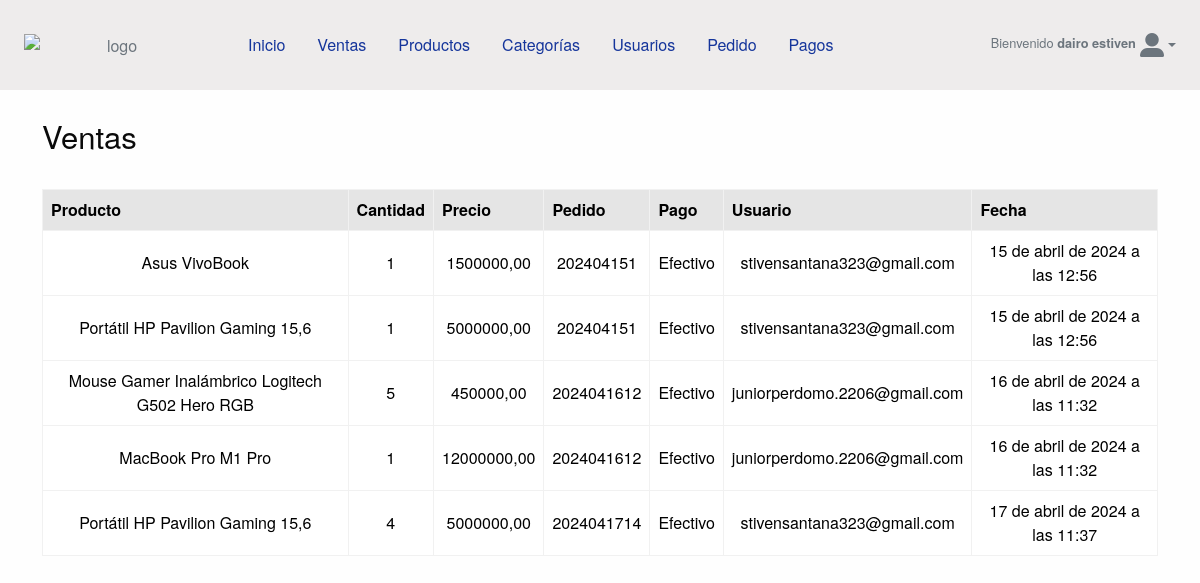
/pedido/admin/venta/ (signed in), run on an earlier commit of the app's database.
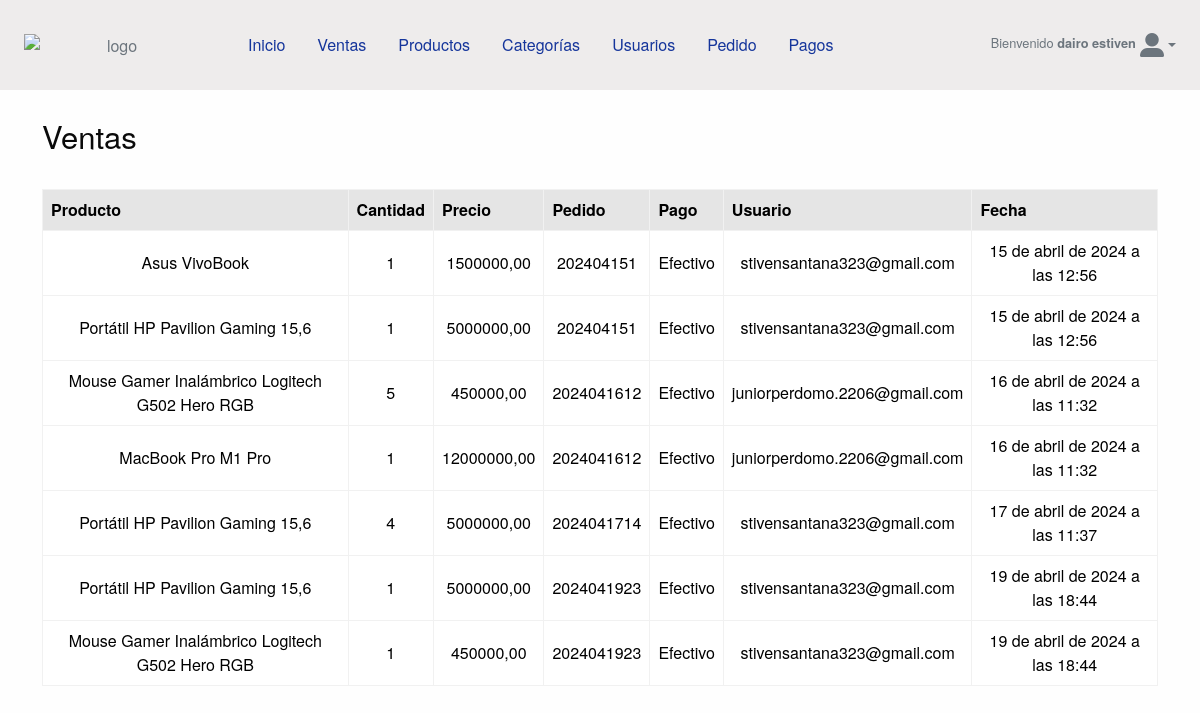
And on a later commit of the database.
### pedido/models.py (models this page shows, shortened)
class Ventas(models.Model):
    pedido = models.ForeignKey(Pedido, on_delete=models.CASCADE)
    pago = models.ForeignKey(Pago, on_delete=models.CASCADE)
    usuario = models.ForeignKey(Cuenta, on_delete=models.CASCADE)
    producto = models.ForeignKey(Producto, on_delete=models.CASCADE)
    cantidad = models.IntegerField()
    precio = models.DecimalField(max_digits=12, decimal_places=2, null=True)
    total = models.DecimalField(max_digits=12, decimal_places=2, null=True)
    fecha = models.DateTimeField(default=timezone.now)

class Pedido(models.Model):
    usuario = models.ForeignKey(Cuenta, on_delete=models.SET_NULL, null=True)
    pago = models.ForeignKey(Pago, on_delete=models.CASCADE, blank=True, null=True)
    numero_pedido = models.CharField(max_length=50)
    correo_electronico = models.EmailField(max_length=100)
    nombre = models.CharField(max_length=50)
    apellido = models.CharField(max_length=50)
    telefono = models.CharField(max_length=50)
    direccion = models.CharField(max_length=50)
    ordenado = models.BooleanField(default=False)
    direccion_local = models.CharField(max_length=50, blank=True)
    departamento = models.CharField(max_length=50, blank=True, null=True)
    municipio = models.CharField(max_length=50,  blank=True, null=True)
    codigo_postal = models.CharField(max_length=50)
    total_pedido = models.DecimalField(max_digits=12, decimal_places=2)

class Pago(models.Model):
    OPCIONES_ESTADO_PAGOS = [
        ("En espera de verificación", "En espera de verificación"),
        ("Aprobado", "Aprobado"),
        ("Rechazado", "Rechazado"),
    ]
    OPCIONES_ENVIO = [
        ("En espera de verificación", "En espera de verificación"),
        ("Aprobado", "Aprobado"),
        ("Rechazado", "Rechazado"),
    ]
    usuario = models.ForeignKey(Cuenta, on_delete=models.CASCADE, null=True, blank=True)
    metodo_pago = models.CharField(max_length=50, null=True, blank=True)
    cantidad_pagada = models.DecimalField(max_digits=12, decimal_places=2,  null=True, blank=True)
    comprobante = models.ImageField(
        upload_to="comprobantes/",
        validators=[validate_image_file_extension]
    )
    estado_pago = models.CharField(
        max_length=50, choices=OPCIONES_ESTADO_PAGOS, default="En espera de verificación"
    )
    estado_envio = models.CharField(
        max_length=50, choices=OPCIONES_ENVIO, default="En espera de verificación"
    )
    fecha = models.DateTimeField(default=timezone.now)
    def __str__(self):
        return self.metodo_pago

### tienda/models.py (models this page shows, shortened)
class Producto(models.Model):
    nombre = models.CharField(max_length=80, unique=True)
    slug = models.SlugField(max_length=80, unique=True)
    descripcion = models.TextField(max_length=1000)
    precio = models.DecimalField(max_digits=12, decimal_places=2)
    stock = models.IntegerField()
    imagen = models.ImageField(
        upload_to="productos/",
        validators=[FileExtensionValidator(allowed_extensions=["jpg", "png"])],
    )
    disponible = models.BooleanField(default=True)
    categoria = models.ForeignKey(Categoria, on_delete=models.CASCADE)
    def __str__(self):
        return self.nombre

### cuenta/models.py (models this page shows, shortened)
class Cuenta(AbstractBaseUser):
    nombre = models.CharField(max_length=25)
    apellido = models.CharField(max_length=25)
    username = models.CharField(max_length=25, unique=True, verbose_name="usuario")
    correo_electronico = models.EmailField(max_length=50, unique=True)
    telefono = models.CharField(max_length=12)
    inicio_acceso = models.DateField(default=timezone.now)
    ultimo_acceso = models.DateField(default=timezone.now)
    is_staff = models.BooleanField(default=False, verbose_name="usuario")
    is_admin = models.BooleanField(default=False, verbose_name="Administrador")
    is_active = models.BooleanField(default=False, verbose_name="Actvio")
    USERNAME_FIELD = "correo_electronico"
    REQUIRED_FIELDS = ["nombre", "apellido", "username"]
    objects = ManejardorCuenta()
    def __str__(self):
        return self.correo_electronico

### config/decorators.py (the view)
    def wrapper(request, *args, **kwargs):
        cuenta = Cuenta.objects.get(correo_electronico=request.user)
        if cuenta.is_active and cuenta.is_staff and cuenta.is_admin:
            return view_func(request, *args, **kwargs)
        else:
            return redirect("inicio_sesion")

### pedido/views.py (called while the page is built)
@login_required(login_url="inicio_sesion")
@protect_route
def lista_venta(request):
    queryset = Ventas.objects.all()
    return render(
        request,
        "admin/venta/lista_venta.html",
        {"ventas": queryset},
    )

### tienda/context_processors.py (called while the page is built)
def enlaces_categorias(request):
    enlace = Categoria.objects.all()
    return dict(enlace_categoria=enlace)

### templates/admin/venta/lista_venta.html (shortened to what this page needs)
{% extends 'admin/base_admin.html' %}
{% load static %}
{% block content %}
  <div>
    <div class="container my-3">
      <div class="d-flex justify-content-between my-4">
        <div>
          <h3>Ventas</h3>
        </div>
      </div>
      <div class="d-flex justify-content-center text-center">
        <div class="col-12">
          <div class="table-responsive">
            <table id="tblAdmin" class="table table-hover table-bordered">
              <thead class="table-active">
                <tr>
                  <th scope="col">Producto</th>
                  <th scope="col">Cantidad</th>
                  <th scope="col">Precio</th>
                  <th scope="col">Pedido</th>
                  <th scope="col">Pago</th>
                  <th scope="col">Usuario</th>
                  <th scope="col">Fecha</th>
                </tr>
              </thead>
              <tbody>
                {% for v in ventas %}
                  <tr>
                    <td class="align-middle">
                      <span>{{ v.producto }}</span>
                    </td>
                    <td class="align-middle">{{ v.cantidad }}</td>
                    <td class="align-middle">{{ v.precio }}</td>
                    <td class="align-middle text-center">{{ v.pedido.numero_pedido }}</td>
                    <td class="align-middle text-center">{{ v.pago }}</td>
                    <td class="align-middle text-center">{{ v.usuario }}</td>
                    <td class="align-middle text-center">{{ v.fecha }}</td>
                  </tr>
                {% endfor %}
              </tbody>
            </table>
          </div>
        </div>
      </div>
    </div>
  </div>
{% endblock %}

What changed in the data, as far as the page shows it:
added Ventas: producto "Portátil HP Pavilion Gaming 15,6", cantidad "1", precio "5000000,00", pedido.numero_pedido "2024041923", pago "Efectivo", usuario "stivensantana323@gmail.com", fecha "19 de abril de 2024 a las 18:44"
added Ventas: producto "Mouse Gamer Inalámbrico Logitech G502 Hero RGB", cantidad "1", precio "450000,00", pedido.numero_pedido "2024041923", pago "Efectivo", usuario "stivensantana323@gmail.com", fecha "19 de abril de 2024 a las 18:44"
